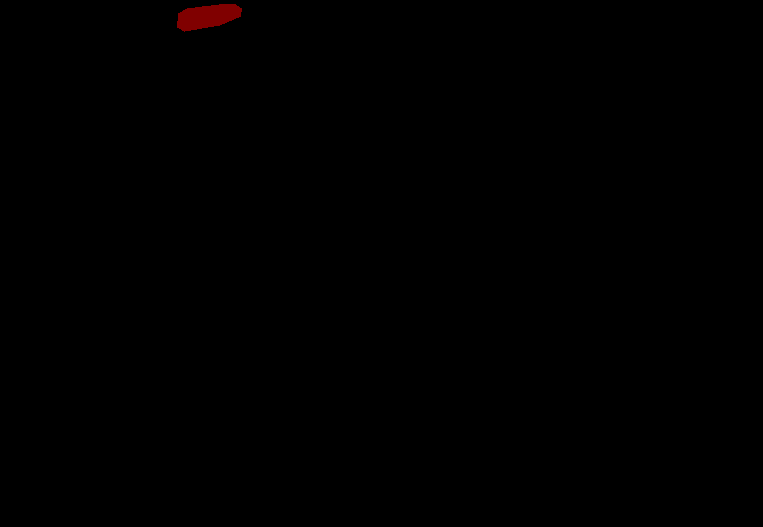
#> input picture img/label.png, 763 x 527 px, found by its file name
$ jupyter execute Untitled.ipynb
#> lines starting #> are read from the running program, lines starting #| are printed output that depends on the picture; after the words box and inside, x2 and y2 are one past the last pixel; in counts of white or black regions, pixels touching at a corner belong together
[cell 1]
import skimage.io as io
#Prefiro usar o skimage para ler e salvar imagens, mas se quiser pode usar o opencv tambem

[cell 2]
#Lendo as imagens q tu me mandou
label = io.imread('label.png')
#> label is the input picture: shape (527, 763, 3); mean R, G, B 0.4, 0, 0
original = io.imread('img.png')
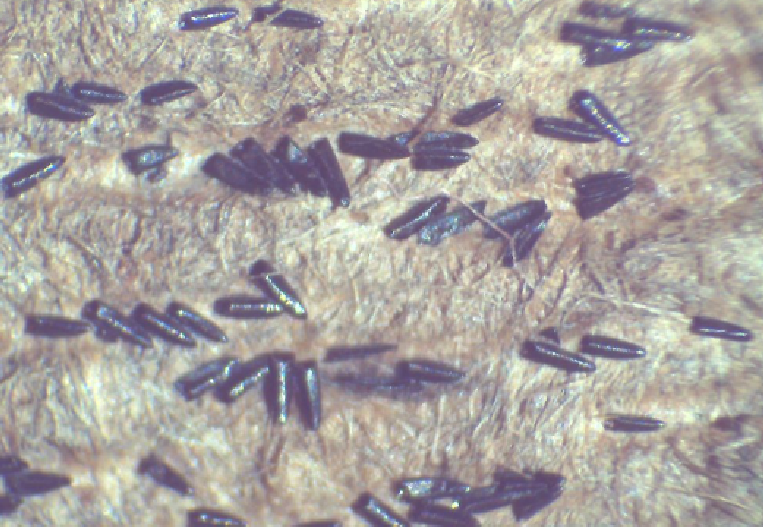
#> input picture img/img.png, 763 x 527 px, found by its file name
#> original is the input picture: shape (527, 763, 4); mean R, G, B, A 168.7, 163.3, 160.1, 255

[cell 3]
#As imagens estão com 4 dimensões... isso acontece dependo da forma q vc salva
#O correto é elas terem somente tres dimensoes.. O RGB.
print(label.shape, label.min(), label.max()) # o valor minimo eh 0 (preto) e valor maximo 255 (branco)
#| (527, 763, 3) 0 128
print(original.shape)
#| (527, 763, 4)

[cell 4]
io.imshow(label[:,:,0],cmap='gray') #Veja que a informação do label está somente na primeira dimensao da imagem
#Se comentar a primeira linha e descomentar alguma abaixo vai ver que toda a imagem eh preta
#io.imshow(label[:,:,1],cmap='gray')
#io.imshow(label[:,:,2],cmap='gray')
#io.imshow(label[:,:,3],cmap='gray')#Essa ultima eh toda branca, talvez seja alguma coisa do opencv na hora q vc salvou
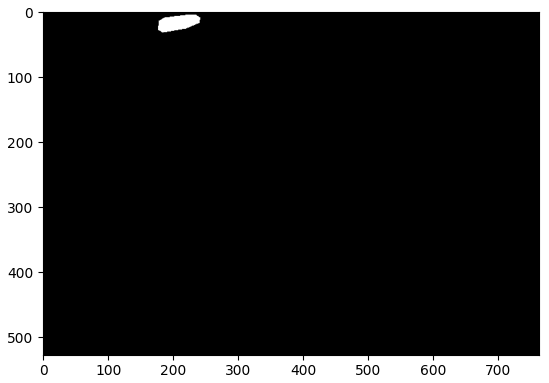
#> figure drawn by matplotlib, 1 panel

[cell 5]
label_um_canal = label[:,:,0]
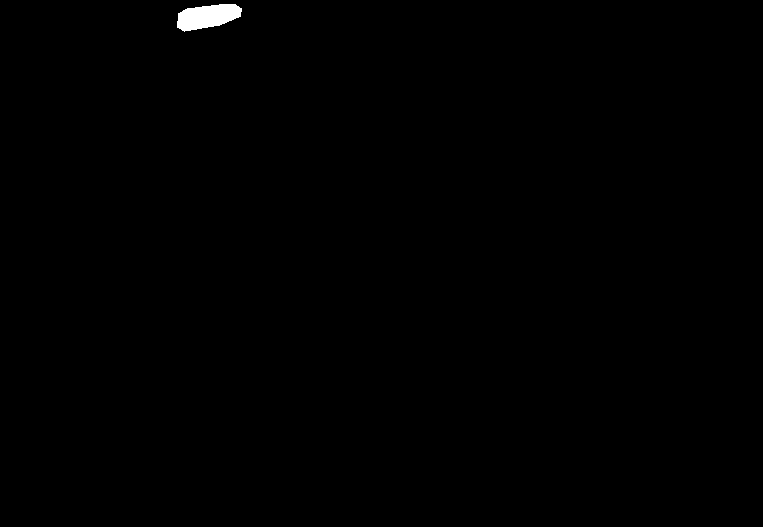
#> label_um_canal: shape (527, 763); values 0 (black) and 128 (white), 0.31% white; 1 white region, box (x1, y1, x2, y2) and area: (177, 4, 242, 32) 1253

label_um_canal.max() #O maior valor da imagem eh 128
#> Out = 128

[cell 6]
#Transformando a imagem em binaria, o que eu fiz foi colocar para true os valores maiores que 10 e
# para 0 os valores menores que 10... isso eh semelhante a limiarizacão q vc estava fazendo, mas escolhi o limiar manualmente
label_um_canal_binaria = label_um_canal > 10
#A imagem binaria (0 ou 1) pode ser representada por True ou False, eh a mesma coisa

[cell 7]
#imagem ficou do mesmo jeito
print(label_um_canal_binaria.shape)#Veja que ela tem somente um canal, ou seja, uma dimensao
#| (527, 763)
io.imshow(label_um_canal_binaria,cmap='gray')

[cell 8]
io.imshow(original)#imagem colorida
#io.imshow(original[:,:,0])#Canal vermelho
#io.imshow(original[:,:,1])#Canal verde
#io.imshow(original[:,:,2])#Canal azul
#io.imshow(original[:,:,3])#Por algum motivo a imagem está ficando salva com esse quarto canal que eh
#somente pixels brancos... remove ele, deve ter sido o programa q tu usou pra salvar a imagem que colocou

[cell 9]
import copy
#Removendo essa quarta dimensao
original_tres_dimensoes = copy.copy(original[:,:,0:3])

#Aqui eh para te mostrar o que eu tava falando da multiplicacao... veja que fica a região original do ovo
original_tres_dimensoes[:,:,0] = original[:,:,0]*label_um_canal_binaria
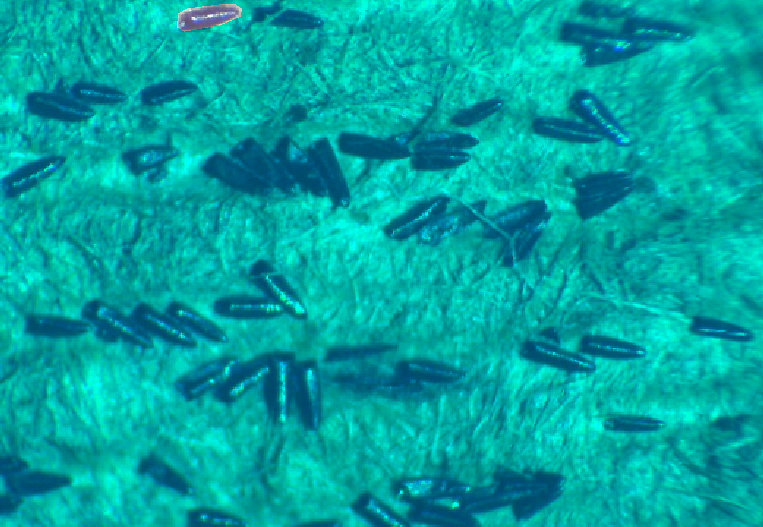
#> original_tres_dimensoes: shape (527, 763, 3); mean R, G, B 0.4, 163.3, 160.1
original_tres_dimensoes[:,:,1] = original[:,:,1]*label_um_canal_binaria
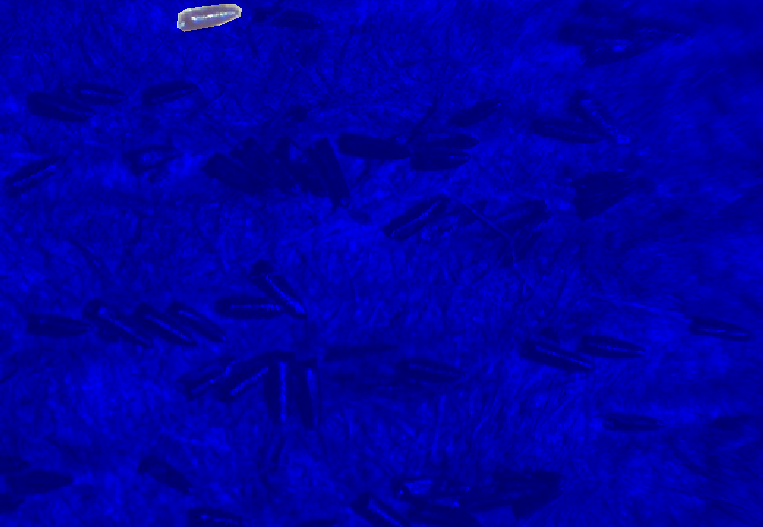
#> original_tres_dimensoes: shape (527, 763, 3); mean R, G, B 0.4, 0.4, 160.1
original_tres_dimensoes[:,:,2] = original[:,:,2]*label_um_canal_binaria

[cell 10]
io.imshow(original_tres_dimensoes,cmap='gray')

[cell 11]
#Verificando se a região do ovo em original_tres_dimensoes esta igual a original
res = original[:,:,0:3]-original_tres_dimensoes
io.imshow(res)

[cell 12]
from skimage import img_as_ubyte

#Salvando
io.imsave('mascara_salva.png', img_as_ubyte(label_um_canal_binaria))

[cell 13]
#Verificando se salvou certo
test = io.imread('mascara_salva.png')
print(test.shape, test.max())
#| (527, 763) 255
io.imshow(test,cmap='gray')
